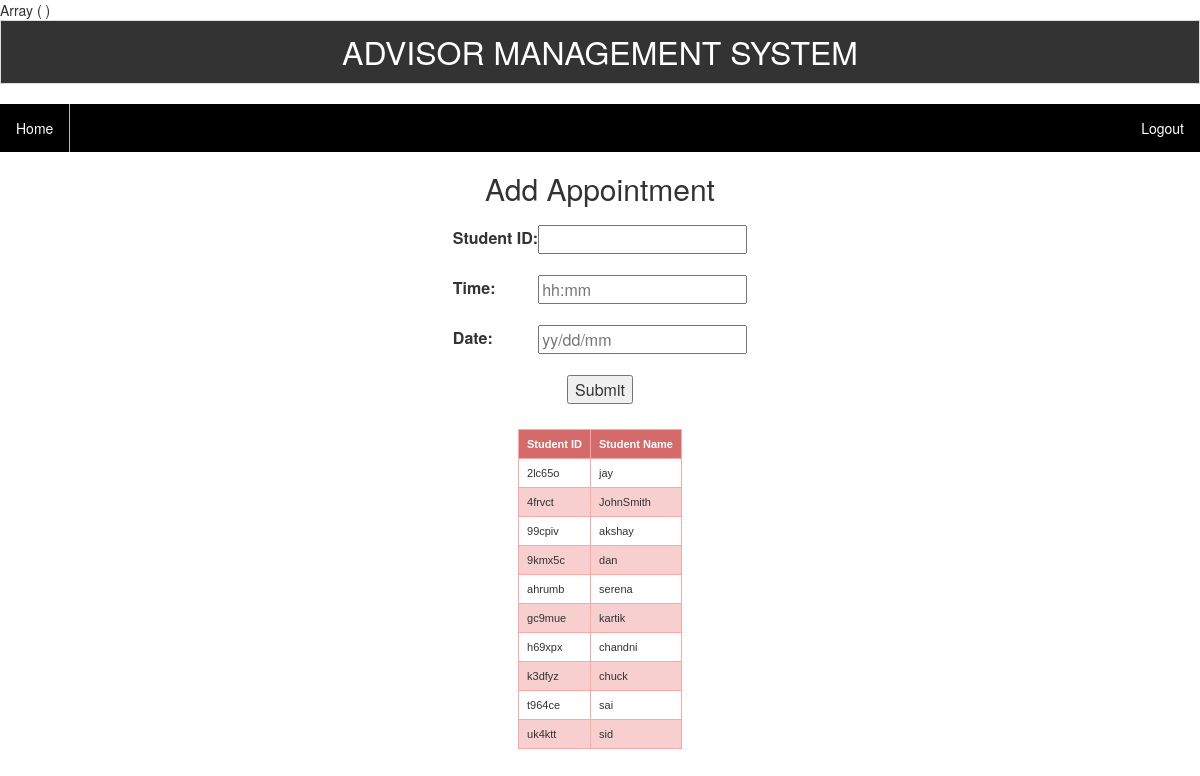
Page /createNewRecord_Appointment_Advisor.php on the committed database.
### tables this page shows
CREATE TABLE `userdetails` (
  `UserID` varchar(120) NOT NULL,
  `UserName` varchar(150) NOT NULL,
  `FirstName` varchar(150) DEFAULT NULL,
  `LastName` varchar(150) DEFAULT NULL,
  `Email` varchar(150) NOT NULL,
  `Password` varchar(1000) DEFAULT NULL,
  `MemberSince` varchar(255) DEFAULT NULL,
  `Active` int(11) DEFAULT NULL,
  `role` int(11) NOT NULL DEFAULT '1'
);

### db-settings.php (called while the page is built, shortened)
<?php
	$db_table_prefix = "";
?>

### functions.php (called while the page is built, shortened)
<?php
function listActiveStudent() {
    global $mysqli,$db_table_prefix;
    $stmt = $mysqli->prepare("SELECT
		UserID,
		UserName,
		FirstName,
		LastName,
		Email,
		MemberSince,
		Active,
		role
		FROM ".$db_table_prefix."UserDetails
		where role =2 and active =1"
    );
    $stmt->execute();
    $stmt->bind_result($UserID, $UserName, $FirstName, $LastName, $Email,$MemberSince, $Active, $role);
    while ($stmt->fetch()){
        $row[] = array('UserID' => $UserID,
            'UserName' => $UserName,
            'FirstName' => $FirstName,
            'LastName' => $LastName,
            'Email' => $Email,
            'MemberSince' => $MemberSince,
            'Active' => $Active,
            'role' => $role
        );
    }
    return ($row);
}

### createNewRecord_Appointment_Advisor.php (the view, shortened to what this page needs)
<?php
print_r($_POST);
require_once("headermenu.php");
echo "
<body>
<div id='wrapper'>
<div id='content'>
<div id='left-nav'>";
echo "
</div>
<div id='main'>";
echo "
<div id='regbox'>
<form name='newUser' action='".$_SERVER['PHP_SELF']."' method='post'>
<table align='center'>
<tr ><td colspan='2' align='center'><h2 color='green'>Add Appointment</h2></td></tr>
<tr height='50px'><td><label>Student ID:</label></td><td><input type='text' name='astudent' /></td></tr>
<tr height='50px'><td><label>Time:</label></td><td><input type=text name=atime placeholder=\"hh:mm\"  maxlength=30></td></tr>
<tr height='50px'><td><label>Date:</label></td><td><input type=text name=adate placeholder=\"yy/dd/mm\"  maxlength=30></td></tr>
<tr><td colspan='2' align='center' height='50px'><input type='submit' value='Submit'/></td></tr>
</table>
</form>
</div>
</div>
<div id='bottom'></div>
</div>
</body>
</html>";
?>
<?php
$allrecords = listActiveStudent();
?>
<html>
<head>
</head>
<body>
    <table class="table-style-three" align="center" >
    <thead>
    <tr>
        <th> Student ID </th>
        <th> Student Name</ID></th>
    </tr>
</thead>
    <tbody>
<?php
foreach($allrecords as $displayRecords) { ?>
<tr>
    <td><?php print $displayRecords['UserID']; ?></td>
    <td><?php print $displayRecords['UserName']; ?></td>
</tr>
<?php } ?>
    </tbody>
    </table>
</body>
</html>

### createNewRecord_Appointment_Advisor.php (style rules this page uses)
table.table-style-three { font-family: verdana, arial, sans-serif; font-size: 11px; color: #333333; border-width: 1px; border-color: #3A3A3A; border-collapse: collapse; }
table.table-style-three th { border-width: 1px; padding: 8px; border-style: solid; border-color: #FFA6A6; background-color: #D56A6A; color: #ffffff; }
table.table-style-three tr:nth-child(even) td { background-color: #F7CFCF; }
table.table-style-three td { border-width: 1px; padding: 8px; border-style: solid; border-color: #FFA6A6; background-color: #ffffff; }

### rows in the picture
userdetails: UserID "2lc65o", UserName "jay"
userdetails: UserID "4frvct", UserName "JohnSmith"
userdetails: UserID "99cpiv", UserName "akshay"
userdetails: UserID "9kmx5c", UserName "dan"
userdetails: UserID "ahrumb", UserName "serena"
userdetails: UserID "gc9mue", UserName "kartik"
userdetails: UserID "h69xpx", UserName "chandni"
userdetails: UserID "k3dfyz", UserName "chuck"
userdetails: UserID "t964ce", UserName "sai"
userdetails: UserID "uk4ktt", UserName "sid"
